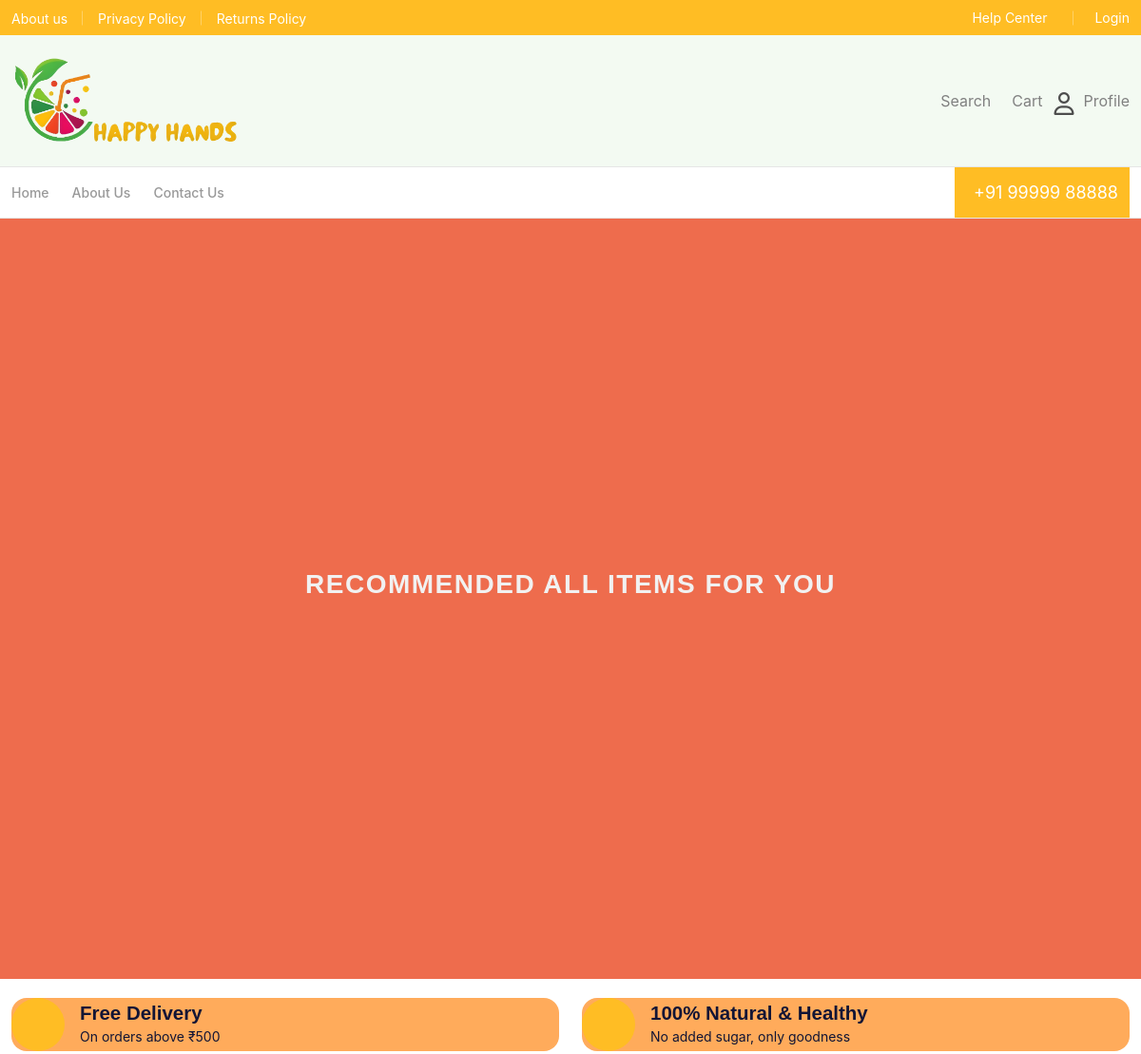
Before: /products/ (upper part) with the older database file.
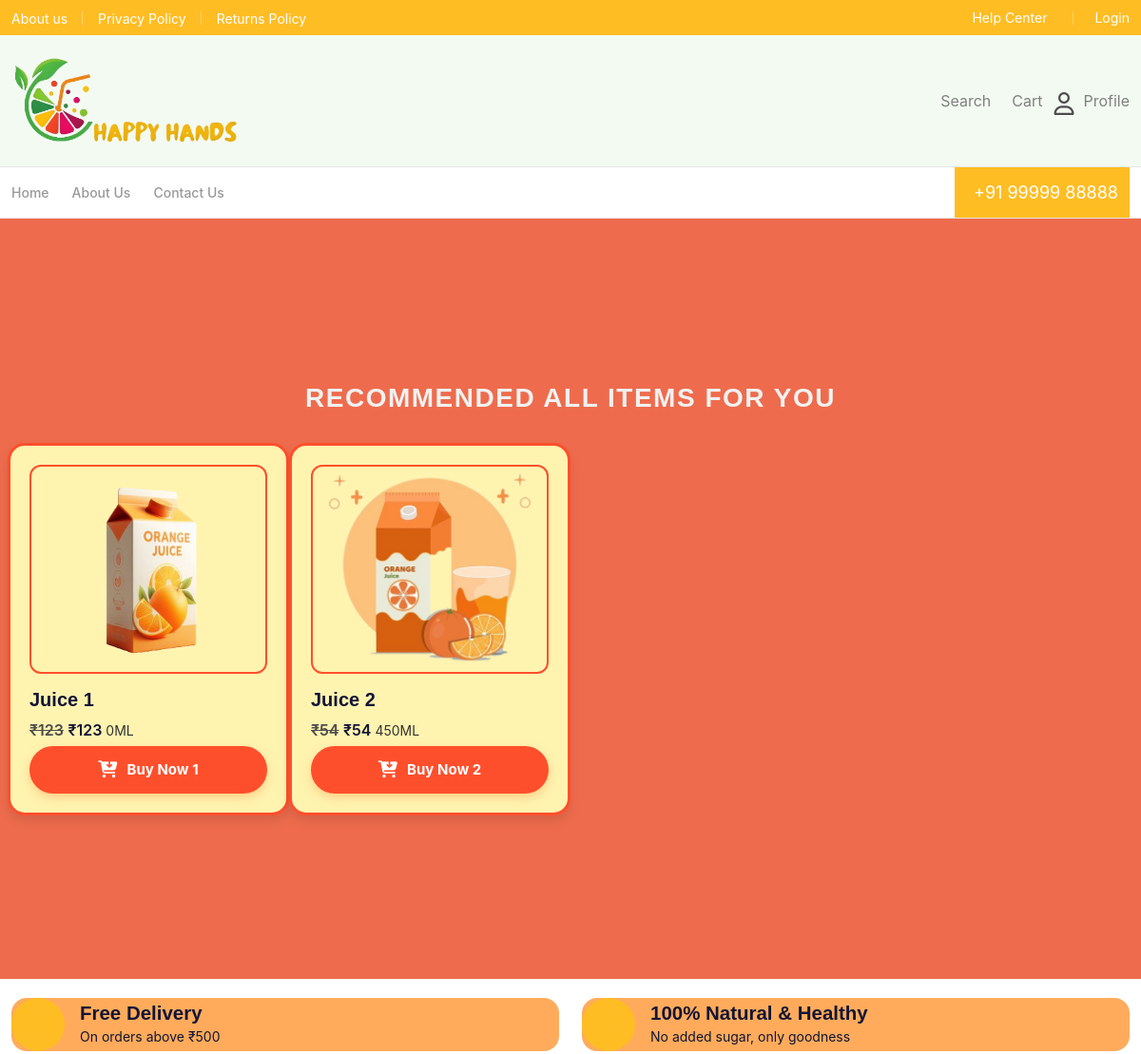
After: the same page with the newer database file.
### base/models.py (models this page shows)
class product(models.Model):
   product_name = models.CharField(max_length=255)
   quantity = models.IntegerField(default=0,blank=True,)
   product_description =models.TextField(blank=True,default="")
   specifications =models.TextField(blank=True,default="")
   price=models.IntegerField(default=0,blank=True)
   strikeout_price=models.IntegerField(default=0,blank=True)
   image_1=models.ImageField(upload_to='products/' ,blank=True,)
   image_2=models.ImageField(upload_to='products/' ,blank=True,)
   image_3=models.ImageField(upload_to='products/' ,blank=True,)
   image_4=models.ImageField(upload_to='products/' ,blank=True,)
   image_5=models.ImageField(upload_to='products/' ,blank=True,)
   image_6=models.ImageField(upload_to='products/' ,blank=True,)
   image_7=models.ImageField(upload_to='products/' ,blank=True,)
   key_words=models.CharField(max_length=255,blank=True,default="")
   juice_type =models.CharField(max_length=255,blank=True,default="")
   category =models.CharField(max_length=255,blank=True,default="")
   slug= models.SlugField(blank=True,default="")
   def __str__(self):
       return self.product_name

### base/views.py (the view, shortened to what this page needs)
# urls.py: path("products/",views.products, name="products"),
def products(request):
    post=product.objects.all()
    search_post = request.GET.get('search')
    print(post)
    content={
       "post":post
    }
    return render(request, "products.html",content)

### templates/products.html
  {% extends "base.html" %}
  {% load static %}
  {% block content %}
<div class="product-container" id="product">
    <div class="product-wrapper">
        <h2 class="product-title text-gray-50 ">Recommended All Items for you</h2>
        <div class="product-grid row">
            {% for posts in post  %}
            <div class="product-card col-12 col-md-3">
                <img src="{{ posts.image_1.url }}" alt="Product">
                <h3 class="product-name">{{posts.product_name}}</h3>
                <div class="product-card__price mt-0 pb-5">
                                <span class="text-gray-700 text-md fw-semibold text-decoration-line-through"> ₹{{posts.price}} </span>
                                <span class="text-heading text-md fw-semibold "> ₹{{posts.price}} <span class="text-gray-800 fw-normal text-sm">{{posts.quantity}}ML</span> </span>
                            </div>
                <a href="{% url 'base:product_details' posts.slug posts.id  %}" class="buy-now"><i class="fas fa-cart-arrow-down"></i> Buy Now {{posts.id}}</a>
            </div>
            {% endfor %}
        </div>
    </div>
</div>
   {% endblock content %}

### templates/base.html (shortened to what this page needs)
 {% load static %}
<!DOCTYPE html>
<html lang="en" >
    <link rel="stylesheet" href="{% static "assets/css/bootstrap.min.css" %}">
    <link rel="stylesheet" href="{% static "assets/css/select2.min.css" %}">
    <link rel="stylesheet" href="{% static "assets/css/slick.css" %}">
    <link rel="stylesheet" href="{% static "assets/css/jquery-ui.css" %}">
    <link rel="stylesheet" href="{% static "assets/css/animate.css" %}">
    <link rel="stylesheet" href="{% static "assets/css/aos.css" %}">
    <link rel="stylesheet" href="{% static "assets/css/main.css" %}">
    <link rel="stylesheet" href="https://cdnjs.cloudflare.com/ajax/libs/font-awesome/6.4.2/css/all.min.css">
</head>
<body>
<div class="header-top bg-main-600 flex-between">
    <div class="container container-lg">
        <div class="flex-between flex-wrap gap-8">
            <ul class="flex-align flex-wrap d-none d-md-flex">
                <li class="border-right-item"><a href="/about" class="text-white text-sm hover-text-decoration-underline">About us</a></li>
                <li class="border-right-item"><a href="#" class="text-white text-sm hover-text-decoration-underline">Privacy Policy</a></li>
                <li class="border-right-item"><a href="#" class="text-white text-sm hover-text-decoration-underline">Returns Policy</a></li>
            </ul>
            <ul class="header-top__right flex-align flex-wrap">
                <li class="on-hover-item border-right-item border-right-item-sm-space has-submenu arrow-white">
                    <a href="javascript:void(0)" class="text-white text-sm py-8">Help Center</a>
                </li>
                <li class="border-right-item">
                    {% if not user.is_authenticated %}
                    <a href="{% url 'base:login' %}" class="text-white text-sm py-8 flex-align gap-6">
                        <span class="hover-text-decoration-underline">Login</span>
                    </a>
                    {% endif %}
                </li>
            </ul>
        </div>
    </div>
</div>
<header class="header-middle bg-color-one border-bottom border-gray-100">
    <div class="container container-lg">
        <nav class="header-inner flex-between">
            <div class="logo">
                <a href="/" class="link">
                    <img src="{% static "assets/images/logo/logo.png" %}" alt="Logo">
                </a>
            </div>
            <div class="header-right flex-align d-lg-block d-none">
                <div class="flex-align flex-wrap gap-12">
                     <button type="button" class="search-icon flex-align gap-4 item-hover">
                                <span class="text-md text-gray-500 item-hover__text d-none d-lg-flex">Search</span>
                            </button>
    <a href="cart.html" class="flex-align gap-4 item-hover">
        <span class="text-md text-gray-500 item-hover__text d-none d-lg-flex">Cart</span>
    </a>
     <a href="cart.html" class="flex-align gap-4 item-hover">
        <span class="text-2xl text-gray-700 d-flex position-relative me-6 mt-6 item-hover__text">
            <i class="fa-regular fa-user"></i>
        </span>
        <span class="text-md text-gray-500 item-hover__text d-none d-lg-flex">Profile</span>
    </a>
</div>
            </div>
        </nav>
    </div>
</header>
<header class="header bg-white border-bottom border-gray-100">
    <div class="container container-lg">
        <nav class="header-inner d-flex justify-content-between gap-8">
            <div class="flex-align menu-category-wrapper">
                <div class="header-menu d-lg-block d-none">
<ul class="nav-menu flex-align ">
    <li class="nav-menu__item">
        <a href="/" class="nav-menu__link">Home</a>
    </li>
    <li class="nav-menu__item">
        <a href="/about" class="nav-menu__link">About Us</a>
    </li>
    <li class="nav-menu__item">
        <a href="/contact" class="nav-menu__link">Contact Us</a>
    </li>
</ul>
                </div>
            </div>
            <div class="header-right flex-align">
                <a href="tel:01234567890" class="bg-main-600 text-white p-12 h-100 hover-bg-main-800 flex-align gap-8 text-lg d-lg-flex d-none">
                    +91 99999 88888
                </a>
            </div>
        </nav>
    </div>
</header>
 {% block content %}
 {% endblock content %}
    <section class="shipping mb-24" id="shipping" style="margin-top: 20px;">
        <div class="container container-lg">
            <div class="row gy-4">
                <div class="col-xxl-3 col-sm-6" data-aos="zoom-in" data-aos-duration="400">
                    <div class="shipping-item flex-align gap-16 rounded-16 bg-main-50 hover-bg-main-100 transition-2">
                        <span class="w-56 h-56 flex-center rounded-circle bg-main-600 text-white text-32 flex-shrink-0">
                        </span>
                        <div class="">
                            <h6 class="mb-0">Free Delivery</h6>
                            <span class="text-sm text-heading">On orders above ₹500</span>
                        </div>
                    </div>
                </div>
                <div class="col-xxl-3 col-sm-6" data-aos="zoom-in" data-aos-duration="600">
                    <div class="shipping-item flex-align gap-16 rounded-16 bg-main-50 hover-bg-main-100 transition-2">
                        <span class="w-56 h-56 flex-center rounded-circle bg-main-600 text-white text-32 flex-shrink-0">
                        </span>
                        <div class="">
                            <h6 class="mb-0">100% Natural & Healthy</h6>
                            <span class="text-sm text-heading">No added sugar, only goodness</span>
                        </div>
                    </div>
                </div>
            </div>
        </div>
    </section>
    </body>
</html>

Changed rows visible on the page:
added product: image_1 (picture), product_name "Juice 1", price "123", quantity "0", id "1"
added product: image_1 (picture), product_name "Juice 2", price "54", quantity "450", id "2"
